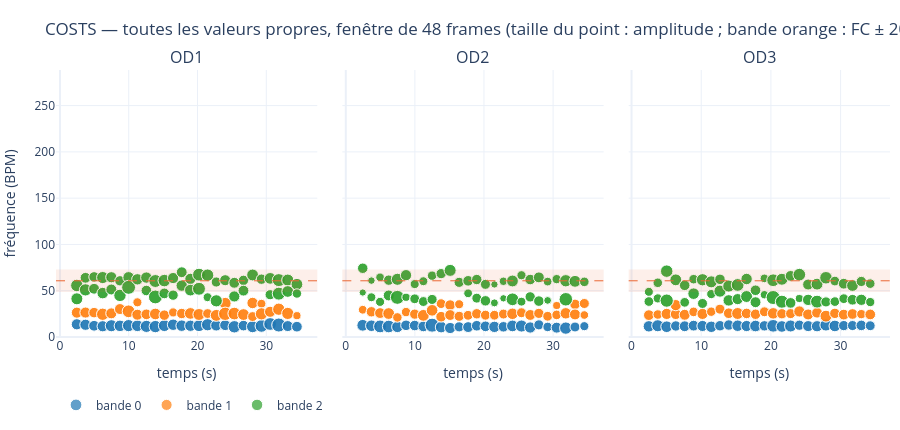
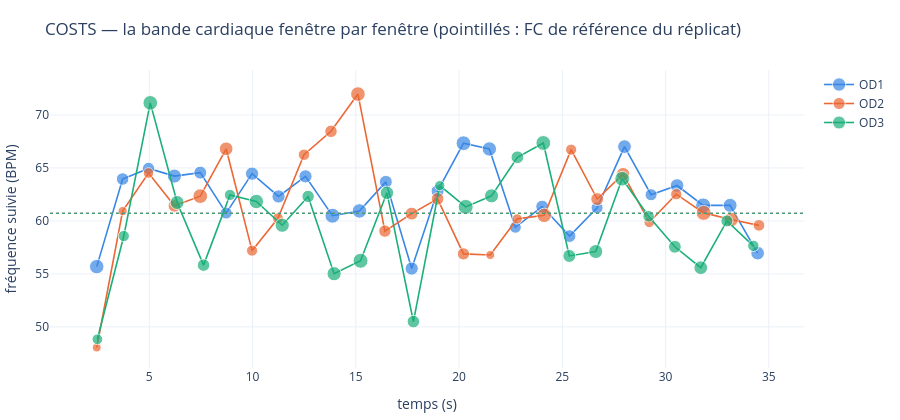

The notebook cell saved with these charts, in order:
### Markdown cell above
## 4. COSTS — la fréquence au fil du temps

Ne s'affiche qu'avec `METHODE = "COSTS"`. Trois lectures :

1. **toutes les valeurs propres**, une par fenêtre et par mode, colorées par la bande de fréquence
   trouvée par le *k*-means — c'est la vue « spectrogramme » de la décomposition ;
2. **le suivi de la bande cardiaque** : dans chaque fenêtre, le mode le plus proche de la FC de
   référence, avec l'amplitude en épaisseur de point. C'est la courbe `f(t)` cherchée ;
3. **les modes spatiaux de ce mode suivi**, pour `COSTS_N_CARTES` fenêtres réparties sur
   l'acquisition : si la carte change de forme au cours du temps, la structure spatiale de la
   pulsation n'est pas stationnaire non plus.

### Code cell
if EST_COSTS:
    # 1) Toutes les valeurs propres : une par (fenetre, mode), couleur = bande k-means
    fig = make_subplots(rows=1, cols=3, shared_yaxes=True, horizontal_spacing=0.03,
                        subplot_titles=[f"OD{replicat(s)}" for s in SLUGS])
    for j, s in enumerate(SLUGS, start=1):
        c = COST[s]
        x = np.repeat(c["centres"], c["f_bpm"].shape[1])
        y = c["f_bpm"].ravel()
        bande = c["classes"].ravel()
        taille = 4 + 10 * (c["amp"].ravel() / max(c["amp"].max(), 1e-12)) ** 0.4
        for b in range(COSTS_N_BANDES):
            k = bande == b
            fig.add_trace(go.Scatter(x=x[k], y=y[k], mode="markers", name=f"bande {b}",
                                     legendgroup=f"b{b}", showlegend=(j == 1),
                                     marker=dict(size=taille[k], opacity=0.7,
                                                 color=px.colors.qualitative.D3[b])),
                          row=1, col=j)
        fc = DATA[s]["hr_bpm"]
        fig.add_hrect(y0=fc * (1 - BANDE_FC_FRAC), y1=fc * (1 + BANDE_FC_FRAC), row=1, col=j,
                      fillcolor="#eb6834", opacity=0.10, line_width=0)
        fig.add_hline(y=fc, row=1, col=j, line=dict(color="#eb6834", width=1, dash="dash"))
    fig.update_xaxes(title_text="temps (s)")
    fig.update_yaxes(title_text="fréquence (BPM)", range=[0, f_max], row=1, col=1)
    fig.update_layout(height=430, margin=dict(l=10, r=10, t=70, b=10),
                      title=f"COSTS — toutes les valeurs propres, fenêtre de {COSTS_WINDOW} frames "
                            f"(taille du point : amplitude ; bande orange : FC ± "
                            f"{int(100 * BANDE_FC_FRAC)} %)",
                      legend=dict(orientation="h", y=-0.2))
    fig.show()

    # 2) Suivi de la bande cardiaque + tableau recapitulatif
    fig = go.Figure()
    for s in SLUGS:
        c, r = COST[s], replicat(s)
        taille = 5 + 10 * (c["suivi_amp"] / max(c["suivi_amp"].max(), 1e-12)) ** 0.4
        fig.add_trace(go.Scatter(x=c["centres"], y=c["suivi_f"], mode="lines+markers",
                                 name=f"OD{r}", line=dict(color=C_REPLICAT[r], width=1.6),
                                 marker=dict(size=taille, color=C_REPLICAT[r])))
        fig.add_hline(y=DATA[s]["hr_bpm"], line=dict(color=C_REPLICAT[r], width=1, dash="dot"))
    fig.update_layout(height=420, margin=dict(l=10, r=10, t=70, b=10),
                      xaxis_title="temps (s)", yaxis_title="fréquence suivie (BPM)",
                      title="COSTS — la bande cardiaque fenêtre par fenêtre "
                            "(pointillés : FC de référence du réplicat)")
    fig.show()

    display(pd.DataFrame([{
        "réplicat": replicat(s), "fenêtres": COST[s]["n_slides"],
        "FC de référence": round(DATA[s]["hr_bpm"], 1),
        "médiane (BPM)": round(float(np.median(COST[s]["suivi_f"])), 1),
        "min": round(float(COST[s]["suivi_f"].min()), 1),
        "max": round(float(COST[s]["suivi_f"].max()), 1),
        "écart-type": round(float(COST[s]["suivi_f"].std()), 2),
        "secondes": round(COST[s]["secondes"]),
    } for s in SLUGS]).set_index("réplicat"))
